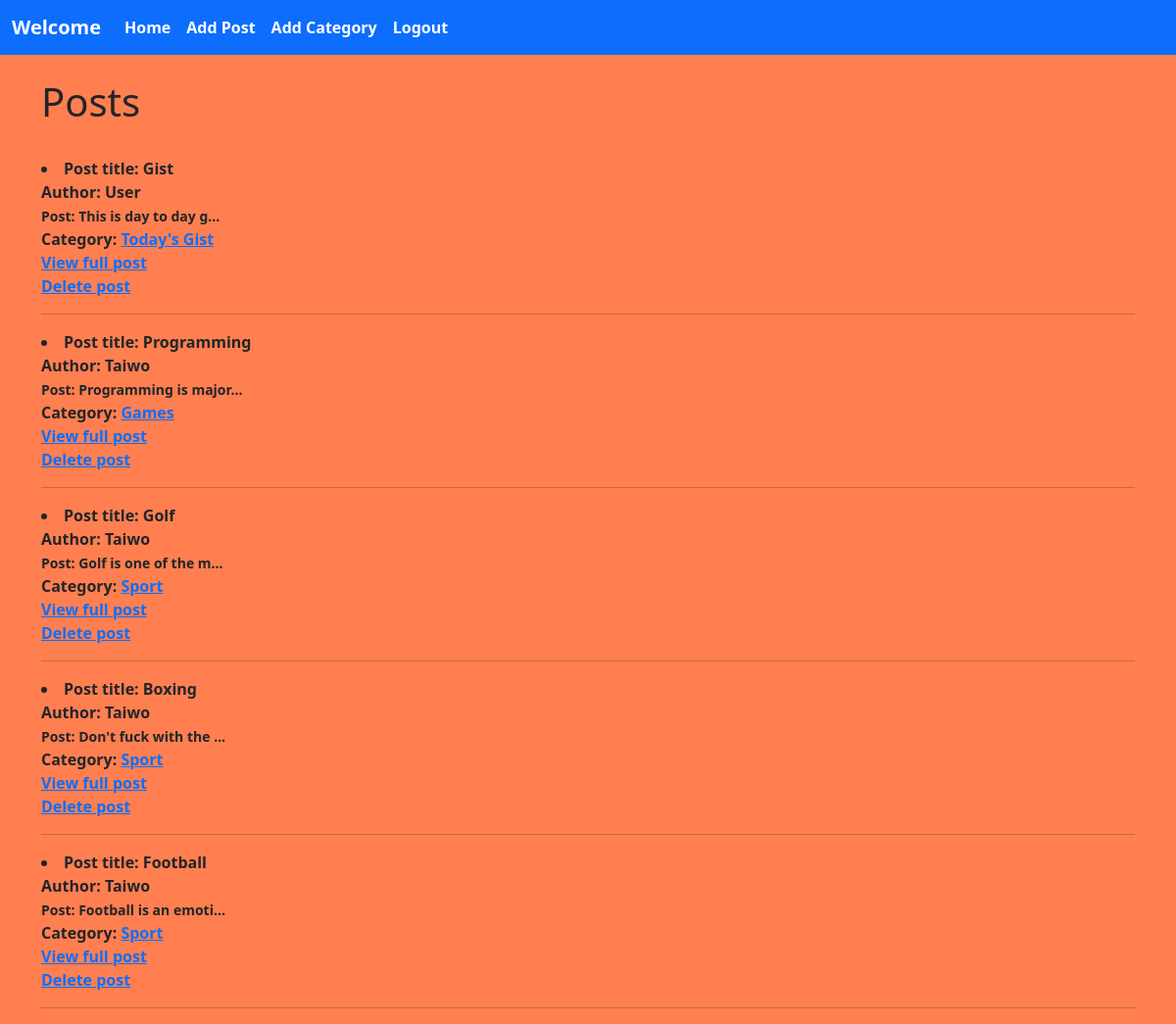
The app's page /home/ (signed in) with its own data.
### blogs/models.py (models this page shows, shortened)
class Post(models.Model):
    title = models.CharField(max_length=225)
    author = models.ForeignKey(User, on_delete= models.CASCADE)
    body = models.TextField()
    category = models.CharField(max_length=255, default='sport')
    date_uploaded= models.DateTimeField(default= timezone.now)
    class Meta:
        verbose_name = 'Post'
        verbose_name_plural = 'Posts'

### blogs/views.py (the view)
# urls.py: path('home/', HomeListView.as_view(), name='home'),
class HomeListView(ListView):
    model = Post
    template_name = "home.html"
    ordering = '-date_uploaded'

### blogs/templates/home.html (shortened to what this page needs)
{% extends 'base.html' %}
{% block content %}
{% if user.is_authenticated %}
    <h1>Posts</h1>
    <br>
    {% for post in object_list %}
    <li>
        <b>Post title:</b> {{post.title}}
        <br>
        <b>Author:</b> {{post.author|title}}
        <br>
        <small>Post: {{post.body|slice:":20"}}...</small>
        <br>
        <b>Category:</b> <a href="{% url 'blog:category' post.category|slugify %}">{{post.category|title}}</a>
        <br>
        <a href=" {% url 'blog:article' post.pk %} ">View full post</a><br>
        <a href=" {% url 'blog:delete_post' post.pk %} ">Delete post</a> <br>
        <hr>
    </li>
{% endfor %}
    {% else %}
    <h2>Page closed</h2>
    <hr>
    <p>Please <a href="{% url 'users:registration' %}">Sign Up</a> or <a href="{% url 'users:login' %}">Login</a></p>
{% endif %}
{% endblock content %}

### blogs/templates/base.html (shortened to what this page needs)
<!doctype html>
<html lang="en">
<head>
    <link rel="stylesheet" href="./styles/index.css">
    <link href="https://cdn.jsdelivr.net/npm/bootstrap@5.0.0-beta2/dist/css/bootstrap.min.css" rel="stylesheet"
>
</head>
<body style="background: coral;">
    <b>
        <nav class="navbar navbar-expand-lg navbar-dark bg-primary">
            <div class="container-fluid">
                <a class="navbar-brand" href="#">Welcome</a>
                <div class="collapse navbar-collapse" id="navbarSupportedContent">
                    <ul class="navbar-nav me-auto mb-2 mb-lg-0">
                        {% if user.is_authenticated %}
                        <li class="nav-item">
                            <a class="nav-link active" aria-current="page" href="{% url 'blog:home'%} ">Home</a>
                        </li>
                        <li class="nav-item">
                            <a class="nav-link active" aria-current="page" href="{% url 'blog:add_post'%} ">Add Post</a>
                        </li>
                        <li class="nav-item">
                            <a class="nav-link active" aria-current="page" href="{% url 'users:add_category'%} ">Add Category</a>
                        </li>
                        <li class="nav-item">
                            <a class="nav-link active" aria-current="page" href="{% url 'users:logout'%} ">Logout</a>
                        </li>
                        {% endif %}
                </div>
            </div>
        </nav>
        <br>
        <div class="container">
            {% autoescape off %}
            {% block content %}
            {% endblock content %}
            {% endautoescape %}
        </div>
</body>
</html>

### blogs/styles/index.css (style rules this page uses)
body { background : red; }

### records on screen
Post: title "Gist", author "User", body "This is day to day g", category "Today's Gist"
Post: title "Programming", author "Taiwo", body "Programming is major", category "Games"
Post: title "Golf", author "Taiwo", body "Golf is one of the m", category "Sport"
Post: title "Boxing", author "Taiwo", body "Don't fuck with the", category "Sport"
Post: title "Football", author "Taiwo", body "Football is an emoti", category "Sport"
